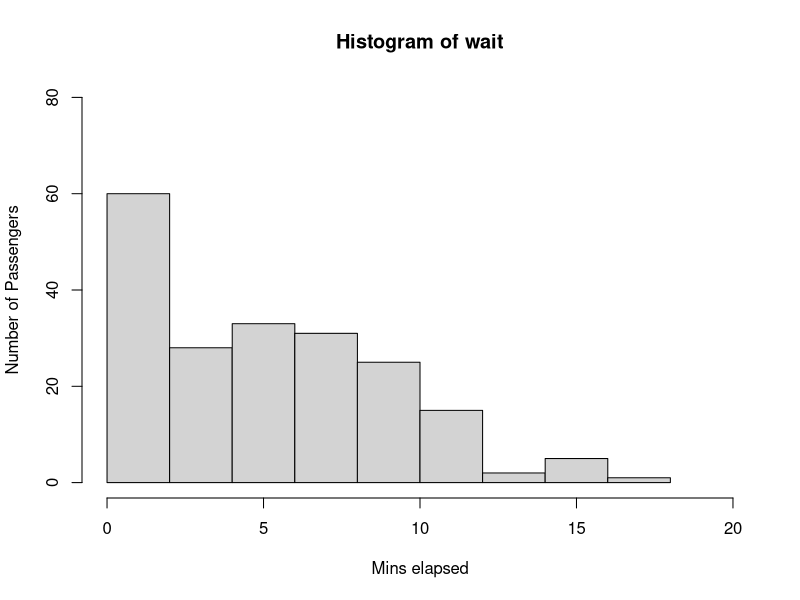

Write the R code that produced this figure.
#Case Study 4
#Rush Hour
N=200 # Number of passengers


#For Easton Bus Terminal
busCapacity= 20 # Trans bridge capacity
busStopCapacity= 300
passengers=0
passArrival= sample(0:120, N , replace=TRUE) ##sort the arrival times in ascending order
passArrival= sort(passArrival)
buses=0
busArrival=matrix(0,1,N)
wait=matrix(0,1,N)
maxWait=0
waitStart=passArrival[1]


  for (i in 1:N)
  {
     #every time a passenger arrives, add one to existing number of passengers
    passengers=passengers+1
    if(waitStart==0)
    {
   waitStart=passArrival[i]
    }
   else
   {
     maxWait=passArrival[i]-waitStart
   }
  
    if (busCapacity/2<passengers && maxWait >15 )
      {
      buses=buses+1
      maxWait=0
      waitStart=0
      busArrival[buses]=passArrival[i]
     for (k in 0:passengers)
      {
       wait[i-k]=busArrival[buses]-passArrival[i-k]
     }
     passengers=0
      
    }
    
     if(busCapacity<passengers) 
    {
      buses=buses+1
      maxWait=0
      waitStart=0
      busArrival[buses]=passArrival[i]
      for (j in 0:(busCapacity-1))
        {
      wait[i-j]=busArrival[buses]-passArrival[i-j]
      }
      passengers=0
    }
    
    else if(busStopCapacity<passengers) 
    { 
      buses=buses+1
      maxWait=0
      waitStart=0
      busArrival[buses]=passArrival[i]
      for (j in 0:(busStopCapacity-1))
        {
        wait[i-j]=busArrival[buses]-passArrival[i-j]
      }
      passengers=0
    
    
    }
    
  }
max(wait)
averageWait=sum(wait)/N

hist(wait,ylim=c(0,80),xlim=c(0,20),xlab="Mins elapsed",ylab="Number of Passengers")
